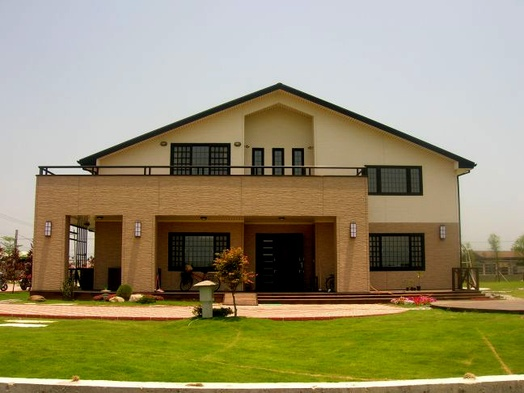
%> input picture data/Im.jpg, 524 x 393 px, shrunk from 648 x 486 before the run
$ octave MyHarrisCornerDetector.m   (GNU Octave 9; MATLAB toolbox functions it lacks are replaced by stand-ins)
%> lines starting %> are read from the running program, lines starting %| are printed output that depends on the picture; in (x1, y1, x2, y2) boxes, pixels count from 0 and x2, y2 are one past the last pixel; in counts of white or black regions, pixels touching at a corner belong together; the program's own positions count from 1
### my_imfilter.m

function output = my_imfilter(image, filter)
% This function is intended to behave like the built in function imfilter()
% See 'help imfilter' or 'help conv2'. While terms like "filtering" and
% "convolution" might be used interchangeably, and they are indeed nearly
% the same thing, there is a difference:
% from 'help filter2'
%    2-D correlation is related to 2-D convolution by a 180 degree rotation
%    of the filter matrix.
% Your function should work for color images. Simply filter each color
% channel independently.
% Your function should work for filters of any width and height
% combination, as long as the width and height are odd (e.g. 1, 7, 9). This
% restriction makes it unambigious which pixel in the filter is the center
% pixel.
% Boundary handling can be tricky. The filter can't be centered on pixels
% at the image boundary without parts of the filter being out of bounds. If
% you look at 'help conv2' and 'help imfilter' you see that they have
% several options to deal with boundaries. You should simply recreate the
% default behavior of imfilter -- pad the input image with zeros, and
% return a filtered image which matches the input resolution. A better
% approach is to mirror the image content over the boundaries for padding.
% % Uncomment if you want to simply call imfilter so you can see the desired
% % behavior. When you write your actual solution, you can't use imfilter,
% % filter2, conv2, etc. Simply loop over all the pixels and do the actual
% % computation. It might be slow.
% output = imfilter(image, filter);

%%%%%%%%%%%%%%%%
% Your code here
%%%%%%%%%%%%%%%%

[height, width, channel] = size(image);
[height_fil, width_fil] = size(filter);

% The lenth of Fourier Transorm of x(t) y(t) is M + N - 1
% where x(t) has length of M; y(t) has length N.
i = height + height_fil-1;
j = width + width_fil-1;
output = fft2(image,i,j).*fft2(filter,i,j);
output = ifft2(output);
output = output(floor(height_fil/2)+1:floor(height_fil/2)+1+height-1,floor(width_fil/2)+1:...
        floor(width_fil/2)+1+width-1,:);

%%%%%%%%%%%%%%%%
% Your code end
%%%%%%%%%%%%%%%%

### MyHarrisCornerDetector.m
% My Harris detector
% The code calculates
% the Harris Feature/Interest Points (FP or IP)
%
% When u execute the code, the test image file opened
% and u have to select by the mouse the region where u
% want to find the Harris points,
% then the code will print out and display the feature
% points in the selected region.
% You can select the number of FPs by changing the variables
% max_N & min_N
close all;
clear;
clc;
tic

%%%
%corner : significant change in all direction for a sliding window
%%%


%%
% parameters
% corner response related
sigma=2;
n_x_sigma = 6;
alpha = 0.04;
% maximum suppression related
% By trial and error, Thrshold=10 is the closest one to the provided
% picture "corner,png"
Thrshold=10;  % should be between 0 and 1000
r=6;


%%
% filter kernels
dx = [-1 0 1; -1 0 1; -1 0 1]; % horizontal gradient filter
dy = dx'; % vertical gradient filter
g = fspecial('gaussian',max(1,fix(2*n_x_sigma*sigma)), sigma); % Gaussien Filter: filter size 2*n_x_sigma*sigma


%% load 'Im.jpg'
frame = imread('data/Im.jpg');
%> frame is the input picture: size 393x524x3 uint8; mean R, G, B 151.8, 143.2, 108.7
I = double(frame);
figure(1);
imagesc(frame);
[xmax, ymax,ch] = size(I);
%> xmax = 393; ymax = 524; ch = 3
xmin = 1;
ymin = 1;
% grey scale
Igrey = (I(:,:,1)*0.299+I(:,:,2)*0.587+I(:,:,3)*0.114)/255;
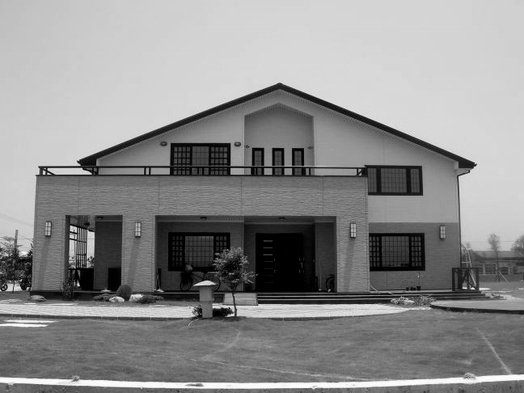
%> Igrey: size 393x524 double; min 0, max 0.995, mean 0.556

%%%%%%%%%%%%%%Intrest Points %%%%%%%%%%%%%%%%%%%%%%%%%%%%%%%%%%%%%%%%%%%%%%%%%


%%%%%%
% get image gradient
% [Your Code here]
% calculate Ix
% calcualte Iy
Ix = my_imfilter(Igrey,dx);
Iy = my_imfilter(Igrey,dy);

%%%%%
% get all components of second moment matrix M = [[Ix2 Ixy];[Iyx Iy2]]; note Ix2 Ixy Iy2 are all Gaussian smoothed
% [Your Code here]
% calculate Ix2
% Ix2 means square; same for Iy2
Ix2 = Ix.^2;
Iy2 = Iy.^2;
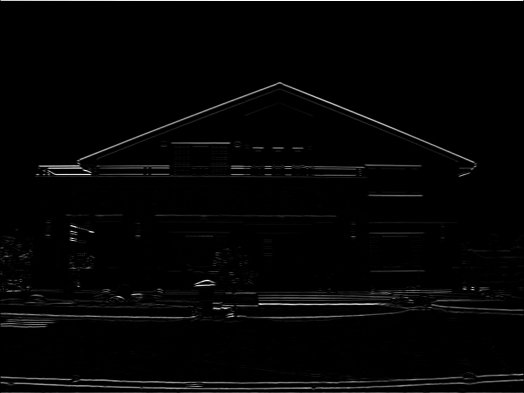
%> Iy2: size 393x524 double; min 0, max 6.23, mean 0.118; drawn with min black and max white
Ixy = Ix.*Iy;

% Gaussian smoothed
Ix2 = my_imfilter(Ix2,g);
Iy2 = my_imfilter(Iy2,g);
Ixy = my_imfilter(Ixy,g);
%> in my_imfilter (call 5), `output = output(floor(height_fil/2)+1:floor(height_fil/2)+1+height-1,f..`:
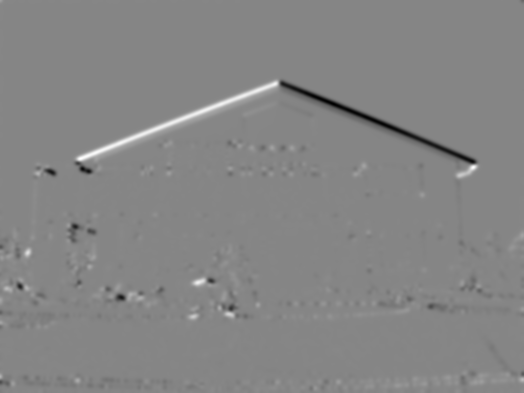
%> output: size 393x524 double; min -0.456, max 0.413, mean -0.000685; drawn with min black and max white


%%%%%

%% visualize Ixy
% [6 lines of commented-out code are left out]

%%%%%%% Demo Check Point -------------------


%%%%%
% get corner response function R = det(M)-alpha*trace(M)^2
% [Your Code here]
M = [[Ix2 Ixy];[Ixy Iy2]];
% calculate R
R = Ix2.*Iy2-Ixy.^2-alpha*((Ix2+Iy2).^2);
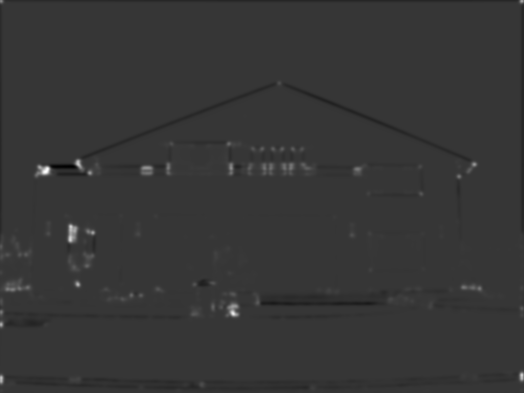
%> R: size 393x524 double; min -0.195, max 0.721, mean 0.000606; drawn with min black and max white


%%%%%

%% make R value range from 0 to 1000
R=(1000/max(max(R)))*R;%

%%%%%
%% using B = ordfilt2(A,order,domain) to complment a maxfilter
sze = 2*r+1; % domain width
% [Your Code here]
% calculate MX
MX = ordfilt2(R,160,ones(sze,sze));
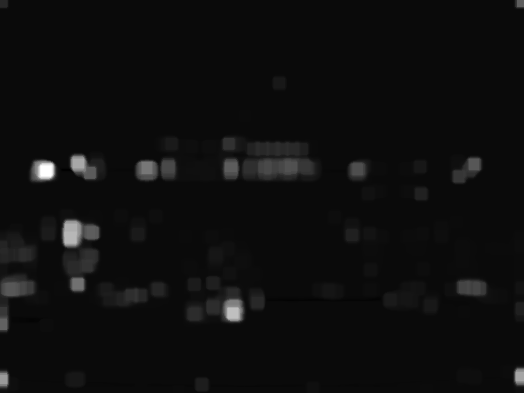
%> MX: size 393x524 double; min -39.54, max 939.6, mean 16.5; drawn with min black and max white
%%%%%

%%%%%
% find local maximum.
% [Your Code here]

RBinary = zeros(size(R));
% [11 lines of commented-out code are left out]
RBinary((MX == R) & (MX > Thrshold)) = 1;
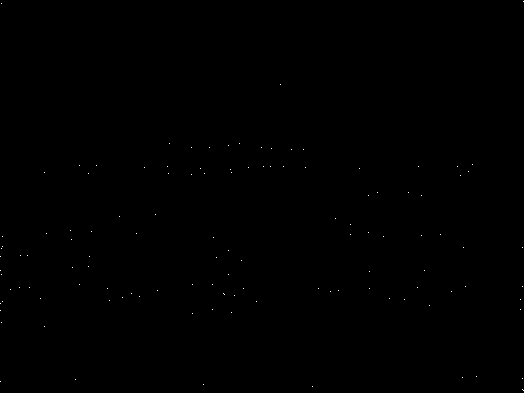
%> RBinary: size 393x524 double; values 0 (black) and 1 (white), 0.06% white in thin lines or dots

% calculate RBinary

%%%%%


%% get location of corner points not along image's edges
offe = r-1;
count=sum(sum(RBinary(offe:size(RBinary,1)-offe,offe:size(RBinary,2)-offe))); % How many interest points, avoid the image's edge
%> count = 101
R=R*0;
%> R: size 393x524 double; every value is 0
R(offe:size(RBinary,1)-offe,offe:size(RBinary,2)-offe)=RBinary(offe:size(RBinary,1)-offe,offe:size(RBinary,2)-offe);
%> R: size 393x524 double; values 0 (black) and 1 (white), 0.05% white in thin lines or dots, all inside (x1, y1, x2, y2) = (10, 84, 477, 387)
[r1,c1] = find(R);
%> r1 = 101 values from 85 to 387; c1 = 101 values from 11 to 477
PIP=[r1,c1]; % IP , 2d location ie.(u,v)
%> PIP = 101 rows, first 12: [290 11; 288 20; 256 21; 256 28; 288 30; 299 41; 173 45; 327 45; 234 47; 231 71; 240 72; 268 73]


%% Display
figure(5)
imagesc(uint8(I));
hold on;
plot(c1,r1,'or');
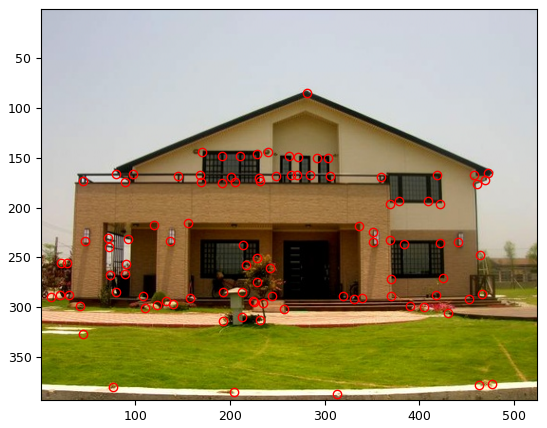
%> figure redrawn from the program's plot data
saveas(gcf,'results/1.jpg');
toc
return;

$ run again, with data/Rome.jpg copied over data/Im.jpg
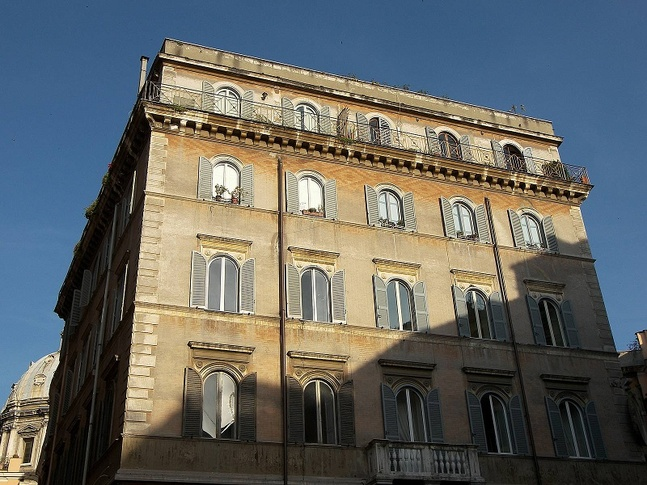
%> input picture data/Rome.jpg, 647 x 485 px, shrunk from 800 x 600 before the run
%> frame is the input picture: size 485x647x3 uint8; mean R, G, B 99.4, 102.2, 99.7
%> `RBinary((MX == R) & (MX > Thrshold)) = 1;`:
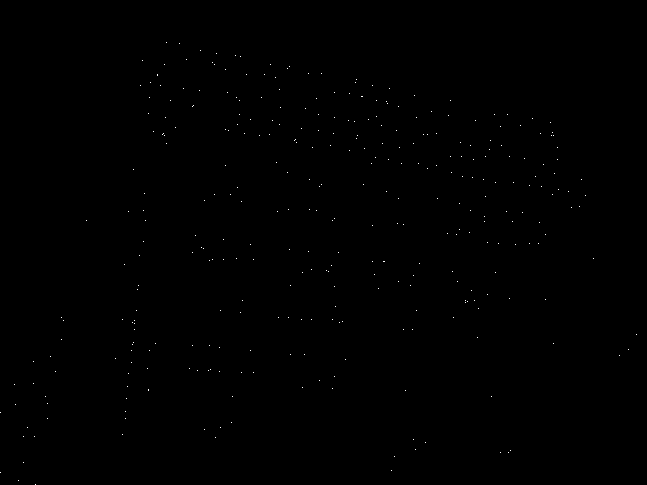
%> RBinary: size 485x647 double; values 0 (black) and 1 (white), 0.11% white in thin lines or dots, all inside (x1, y1, x2, y2) = (0, 42, 637, 485)
%> count = 337
%> r1 = 337 values from 43 to 471; c1 = 337 values from 15 to 637
%> PIP = 337 rows, first 12: [385 15; 405 16; 437 24; 463 24; 428 28; 362 34; 384 34; 437 35; 397 46; 404 48; 419 48; 357 51]
%> `plot(c1,r1,'or');`:
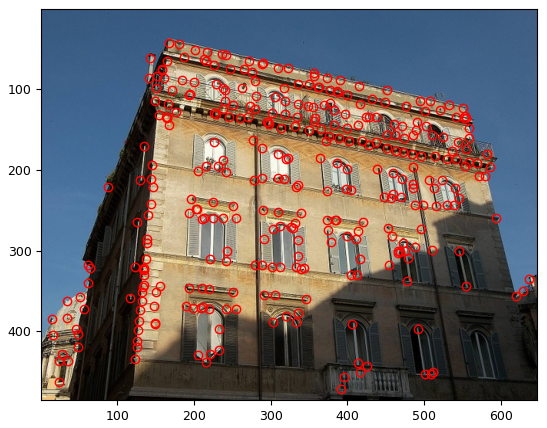
%> figure redrawn from the program's plot data
